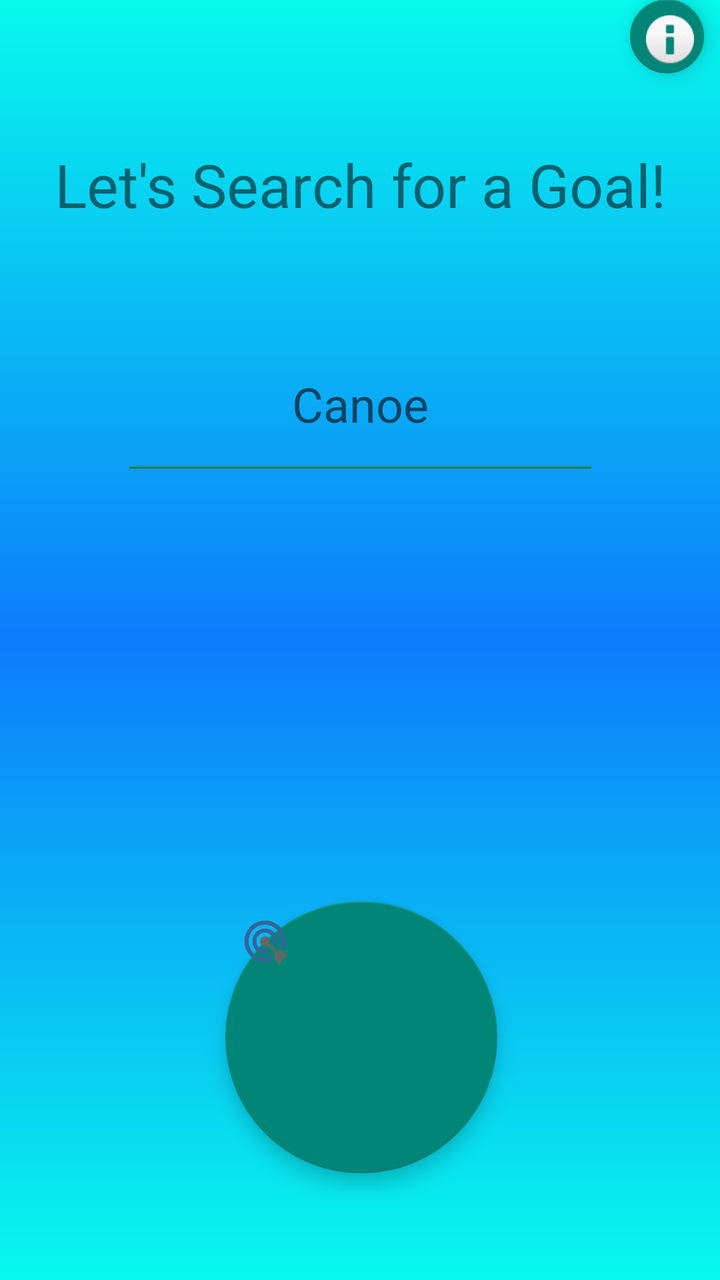
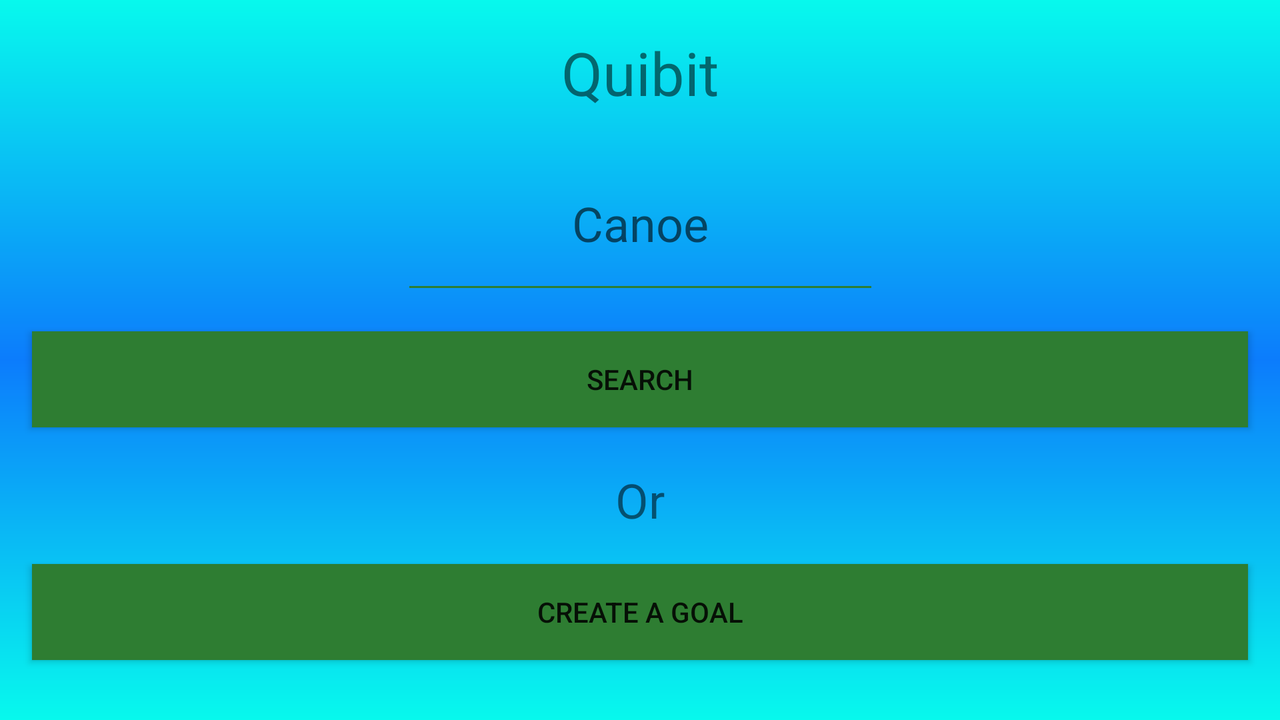

Two renders of one Android screen. The first uses the default layout on a phone; the second uses the alternative layout the repository ships for a different screen configuration, on a matching device. The two XML files are below.
<!-- AndroidManifest.xml: activity theme NoActionBarTheme -->
<!-- res/layout/activity_main.xml -->
<?xml version="1.0" encoding="utf-8"?>
<android.support.constraint.ConstraintLayout xmlns:android="http://schemas.android.com/apk/res/android"
    xmlns:app="http://schemas.android.com/apk/res-auto"
    xmlns:tools="http://schemas.android.com/tools"
    android:layout_width="match_parent"
    android:layout_height="match_parent"
    tools:context="com.epicodus.quibit.ui.MainActivity"
    android:background="@drawable/gradient"
    tools:layout_editor_absoluteY="25dp"
    tools:layout_editor_absoluteX="0dp">


    <EditText
        android:id="@+id/goalSearch"
        android:layout_width="239dp"
        android:layout_height="84dp"
        android:backgroundTint="@color/colorPrimaryDark"
        android:ems="10"
        android:hint="Canoe"
        android:inputType="textPersonName"
        android:textAlignment="center"
        android:textSize="24sp"
        android:layout_marginTop="46dp"
        app:layout_constraintTop_toBottomOf="@+id/getStartedText"
        android:layout_marginRight="8dp"
        app:layout_constraintRight_toRightOf="parent"
        android:layout_marginLeft="8dp"
        app:layout_constraintLeft_toLeftOf="parent" />

    <TextView
        android:id="@+id/getStartedText"
        android:layout_width="wrap_content"
        android:layout_height="wrap_content"
        android:text="Let's Search for a Goal!"
        android:textSize="30sp"
        app:layout_constraintTop_toTopOf="parent"
        android:layout_marginTop="72dp"
        android:layout_marginRight="8dp"
        app:layout_constraintRight_toRightOf="parent"
        android:layout_marginLeft="8dp"
        app:layout_constraintLeft_toLeftOf="parent" />

    <android.support.design.widget.FloatingActionButton
        android:id="@+id/about"
        android:layout_width="43dp"
        android:layout_height="37dp"
        android:clickable="true"
        app:fabSize="mini"
        app:srcCompat="@android:drawable/ic_dialog_info"
        app:layout_constraintTop_toTopOf="parent"
        android:layout_marginTop="-1dp"
        android:layout_marginRight="8dp"
        app:layout_constraintRight_toRightOf="parent"
        android:layout_marginLeft="8dp"
        app:layout_constraintLeft_toLeftOf="parent"
        app:layout_constraintHorizontal_bias="1.0" />

    <android.support.design.widget.FloatingActionButton
        android:id="@+id/getStartedFloatingActionButton"
        android:layout_width="162dp"
        android:layout_height="136dp"
        android:clickable="true"
        app:fabSize="mini"
        app:srcCompat="@drawable/quibit"
        android:layout_marginTop="83dp"
        app:layout_constraintTop_toBottomOf="@+id/goalSearch"
        android:layout_marginLeft="8dp"
        app:layout_constraintLeft_toLeftOf="parent"
        android:layout_marginRight="8dp"
        app:layout_constraintRight_toRightOf="parent"
        app:layout_constraintBottom_toBottomOf="parent"
        android:layout_marginBottom="8dp"
        app:layout_constraintHorizontal_bias="0.503"
        app:layout_constraintVertical_bias="0.734"
        tools:layout_editor_absoluteY="380dp" />

</android.support.constraint.ConstraintLayout>
<!-- resources referenced by this layout -->
<resources>
  <color name="colorPrimaryDark">#2e7d32</color>
  <!-- drawable gradient (drawable) -->
  <?xml version="1.0" encoding="utf-8"?>
  <shape xmlns:android="http://schemas.android.com/apk/res/android" android:shape="rectangle">
  
      <gradient
          android:startColor="#07f9ed"
          android:centerColor="#0c7cfc"
          android:endColor="#07f9ed"
          android:angle="90"
          android:type="linear"
          />
  </shape>
  <!-- drawable quibit: png bitmap (drawable, 78293 bytes) -->
  <style name="NoActionBarTheme" parent="Theme.AppCompat.Light.NoActionBar" />
</resources>
<!-- res/layout-land/activity_main.xml (the repository's variant of the layout above) -->
<!-- drawn on the phone turned sideways -->
<?xml version="1.0" encoding="utf-8"?>
<android.support.constraint.ConstraintLayout
    xmlns:android="http://schemas.android.com/apk/res/android"
    xmlns:app="http://schemas.android.com/apk/res-auto"
    xmlns:tools="http://schemas.android.com/tools"
    android:layout_width="match_parent"
    android:layout_height="match_parent"
    android:background="@drawable/gradient">

    <EditText
        android:id="@+id/goalSearch"
        android:layout_width="239dp"
        android:layout_height="84dp"
        android:backgroundTint="@color/colorPrimaryDark"
        android:ems="10"
        android:hint="Canoe"
        android:inputType="textPersonName"
        android:textAlignment="center"
        android:textSize="24sp"
        app:layout_constraintTop_toBottomOf="@+id/getStartedText"
        app:layout_constraintRight_toRightOf="parent"
        app:layout_constraintLeft_toLeftOf="parent"
        app:layout_constraintBottom_toTopOf="@+id/searchButton"
        app:layout_constraintVertical_bias="0.463" />

    <TextView
        android:id="@+id/getStartedText"
        android:layout_width="0dp"
        android:layout_height="wrap_content"
        android:text="Quibit"
        android:textAlignment="center"
        android:textSize="30sp"
        app:layout_constraintHorizontal_bias="0.0"
        app:layout_constraintLeft_toLeftOf="parent"
        app:layout_constraintRight_toRightOf="parent"
        app:layout_constraintTop_toTopOf="parent"
        android:layout_marginTop="16dp" />

    <TextView
        android:id="@+id/orTextview"
        android:layout_width="wrap_content"
        android:layout_height="wrap_content"
        android:text="Or"
        android:textSize="24sp"
        app:layout_constraintLeft_toLeftOf="parent"
        app:layout_constraintRight_toRightOf="parent"
        app:layout_constraintBottom_toTopOf="@+id/createGoalButton"
        android:layout_marginBottom="16dp" />

    <Button
        android:id="@+id/searchButton"
        android:layout_width="0dp"
        android:layout_height="wrap_content"
        android:background="@color/colorPrimaryDark"
        android:text="Search"
        app:layout_constraintBottom_toTopOf="@+id/orTextview"
        app:layout_constraintHorizontal_bias="0.0"
        app:layout_constraintLeft_toLeftOf="parent"
        app:layout_constraintRight_toRightOf="parent"
        android:layout_marginBottom="20dp"
        android:layout_marginLeft="16dp"
        android:layout_marginRight="16dp" />

    <Button
        android:id="@+id/createGoalButton"
        android:layout_width="0dp"
        android:layout_height="wrap_content"
        android:background="@color/colorPrimaryDark"
        android:text="Create a Goal"
        app:layout_constraintBottom_toBottomOf="parent"
        app:layout_constraintHorizontal_bias="0.0"
        app:layout_constraintLeft_toLeftOf="parent"
        app:layout_constraintRight_toRightOf="parent"
        android:layout_marginBottom="30dp"
        android:layout_marginLeft="16dp"
        android:layout_marginRight="16dp" />

    <android.support.constraint.Guideline
        android:layout_width="wrap_content"
        android:layout_height="wrap_content"
        android:id="@+id/guideline"
        app:layout_constraintGuide_begin="341dp"
        android:orientation="vertical" />

</android.support.constraint.ConstraintLayout>
<!-- resources referenced by the variant -->
<!-- as the phone turned sideways resolves them -->
<resources>
  <color name="colorPrimaryDark">#2e7d32</color>
  <!-- drawable gradient (drawable) -->
  <?xml version="1.0" encoding="utf-8"?>
  <shape xmlns:android="http://schemas.android.com/apk/res/android" android:shape="rectangle">
  
      <gradient
          android:startColor="#07f9ed"
          android:centerColor="#0c7cfc"
          android:endColor="#07f9ed"
          android:angle="90"
          android:type="linear"
          />
  </shape>
  <style name="NoActionBarTheme" parent="Theme.AppCompat.Light.NoActionBar" />
</resources>
